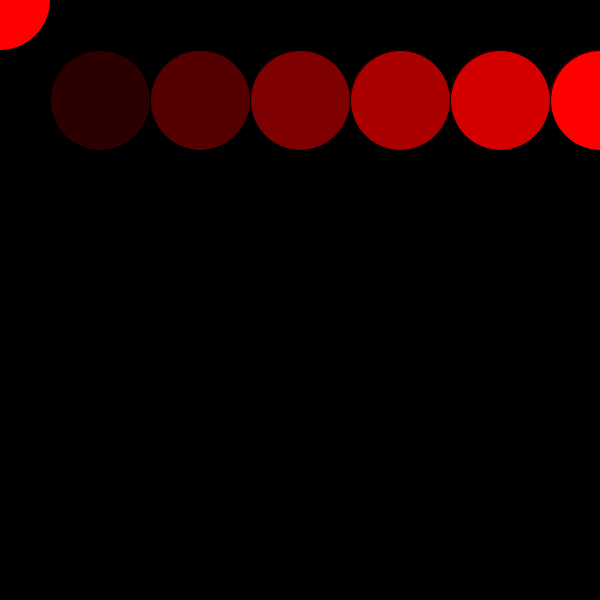
Frame 1 (no input)
Frame 60 (the mouse pressed at the canvas centre just before this capture): identical to frame 1, image omitted
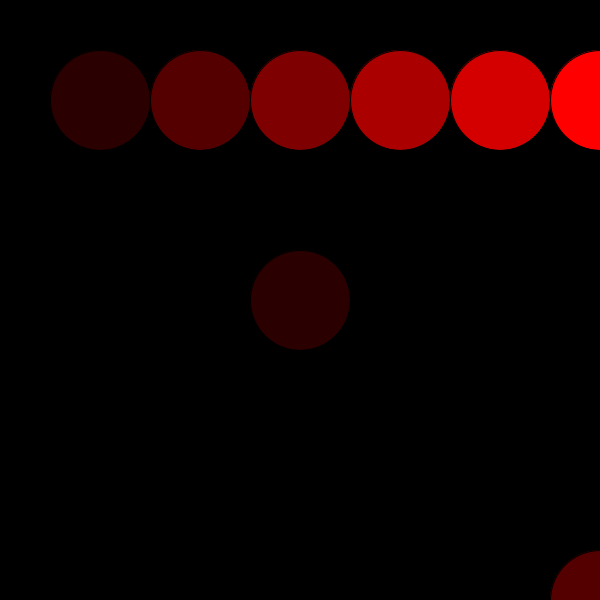
Frame 120 (the mouse held since frame 60 and released just before this capture)

The Processing sketch that drew these frames (run headless with seeded random() and noise(); from frame 60 on, the mouse is pressed at the canvas centre):

// Processing sketch: forLoop2
// ── forLoop2.pde
int r,g,b;


void setup(){
  size(600,600);
  
  
}

void draw(){
  background(0);
  
  for(int i=0;i<=600;i+=100){
    r=int (map(i,0,600,0,255));
    //g=int (map(i,0,600,0,255));
    //b =int (map(i,0,600,0,255));
    
    //fill(r,g,b);
    fill(r,0,0);
    
    
    ellipse(i,100,100,100);
    
    ellipse(i*mouseX/100,i*mouseY/100,100,100); 
  }
  
  
}
